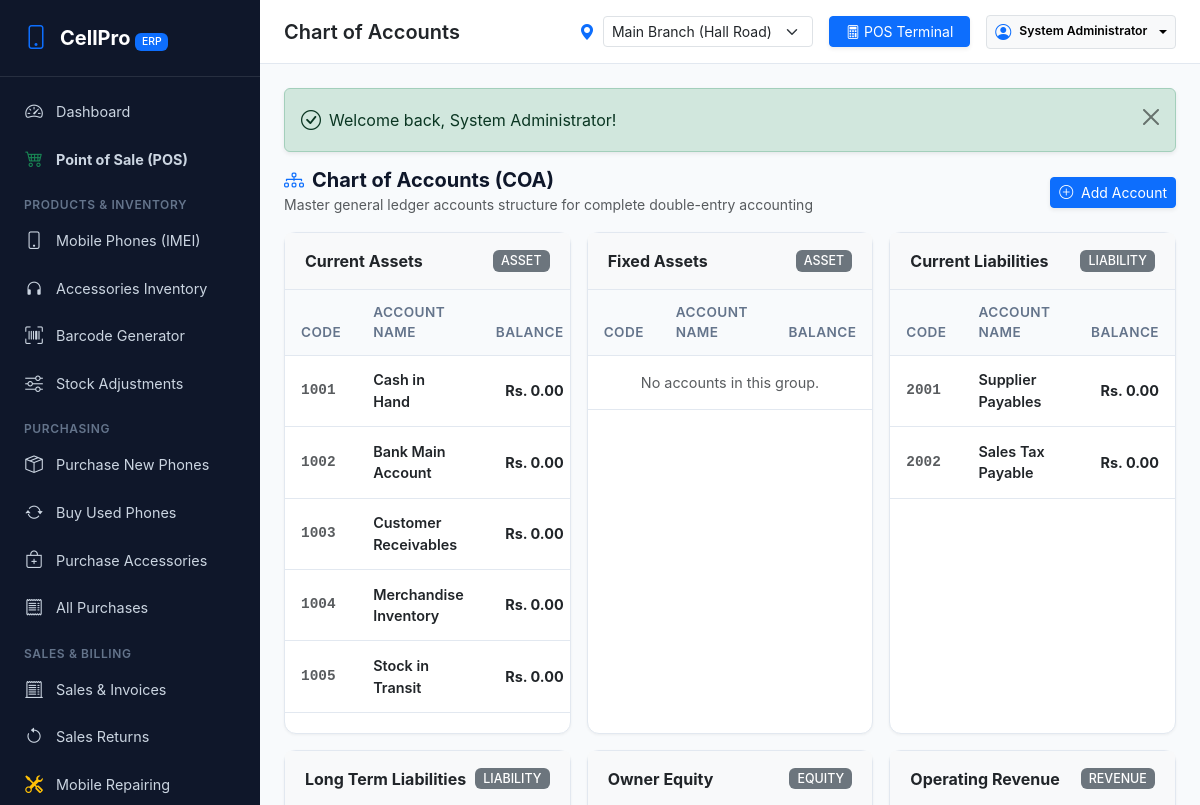
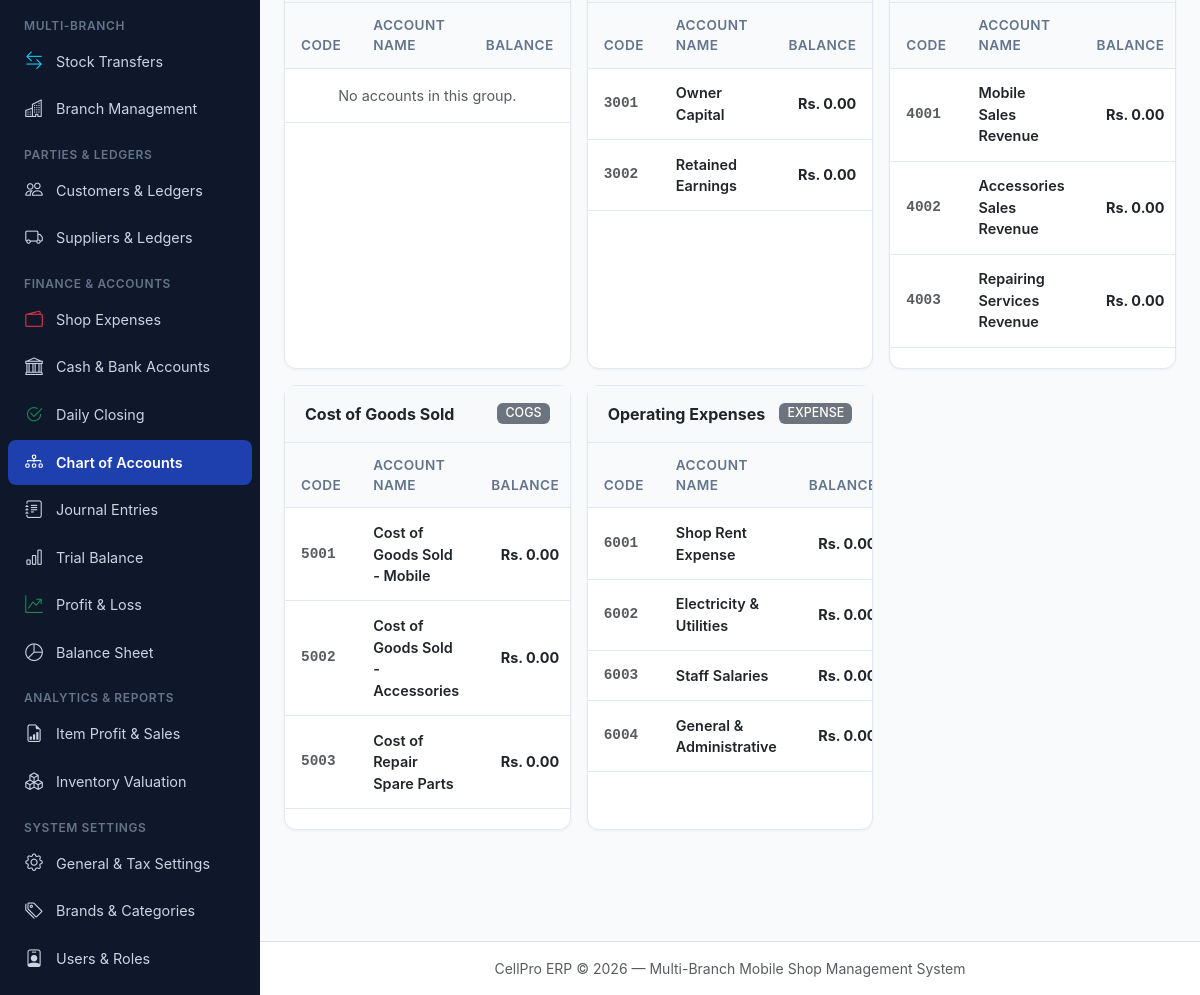
The app's page /accounting/coa.php (signed in) with its own data (2 pictures, top to bottom).
### tables this page shows
CREATE TABLE account_groups (
    id INT AUTO_INCREMENT PRIMARY KEY,
    name VARCHAR(50) NOT NULL,
    group_type ENUM('asset','liability','equity','revenue','cogs','expense') NOT NULL
);

CREATE TABLE accounts (
    id INT AUTO_INCREMENT PRIMARY KEY,
    group_id INT NOT NULL,
    branch_id INT DEFAULT NULL,  
    code VARCHAR(20) NOT NULL UNIQUE,
    name VARCHAR(100) NOT NULL,
    description VARCHAR(255) DEFAULT NULL,
    is_system TINYINT(1) DEFAULT 0,
    is_cash_bank TINYINT(1) DEFAULT 0,
    current_balance DECIMAL(14,2) DEFAULT 0.00,
    status ENUM('active','inactive') DEFAULT 'active',
    FOREIGN KEY (group_id) REFERENCES account_groups(id) ON DELETE RESTRICT
);

### accounting/coa.php (the view, shortened to what this page needs)
<?php
require_once __DIR__ . '/../includes/header.php';
$groups = $pdo->query("SELECT * FROM account_groups ORDER BY id ASC")->fetchAll();
?>
<div class="d-flex justify-content-between align-items-center mb-3">
    <div>
        <h5 class="fw-bold m-0"><i class="bi bi-diagram-3 text-primary me-2"></i>Chart of Accounts (COA)</h5>
        <small class="text-muted">Master general ledger accounts structure for complete double-entry accounting</small>
    </div>
    <button type="button" class="btn btn-primary btn-sm shadow-sm" data-toggle-panel="panel-new-account">
        <i class="bi bi-plus-circle me-1"></i> Add Account
    </button>
</div>
<div class="row g-3">
    <?php foreach ($groups as $g): ?>
        <?php
        $stmt = $pdo->prepare("SELECT * FROM accounts WHERE group_id = ? ORDER BY code ASC");
        $stmt->execute([$g['id']]);
        $accts = $stmt->fetchAll();
        ?>
        <div class="col-12 col-md-6 col-xl-4">
            <div class="card h-100">
                <div class="card-header bg-light d-flex justify-content-between align-items-center">
                    <span class="fw-bold text-dark"><?= htmlspecialchars($g['name']) ?></span>
                    <span class="badge bg-secondary text-uppercase"><?= $g['group_type'] ?></span>
                </div>
                <div class="card-body p-0">
                    <div class="table-responsive">
                        <table class="table table-sm table-hover align-middle mb-0">
                            <thead>
                                <tr>
                                    <th>Code</th>
                                    <th>Account Name</th>
                                    <th class="text-end">Balance</th>
                                </tr>
                            </thead>
                            <tbody>
                                <?php if (empty($accts)): ?>
                                    <tr><td colspan="3" class="text-center py-3 text-muted small">No accounts in this group.</td></tr>
                                <?php else: ?>
                                    <?php foreach ($accts as $a): ?>
                                        <tr>
                                            <td class="font-monospace fw-semibold small text-muted"><?= htmlspecialchars($a['code']) ?></td>
                                            <td>
                                                <a href="<?= BASE_URL ?>accounting/ledger.php?account_id=<?= $a['id'] ?>" class="fw-semibold text-dark text-decoration-none">
                                                    <?= htmlspecialchars($a['name']) ?>
                                                </a>
                                            </td>
                                            <td class="text-end fw-bold <?= $a['current_balance'] < 0 ? 'text-danger' : 'text-dark' ?>">
                                                <?= formatCurrency($a['current_balance']) ?>
                                            </td>
                                        </tr>
                                    <?php endforeach; ?>
                                <?php endif; ?>
                            </tbody>
                        </table>
                    </div>
                </div>
            </div>
        </div>
    <?php endforeach; ?>
</div>
<?php require_once __DIR__ . '/../includes/footer.php'; ?>

### assets/css/style.css (style rules this page uses)
:root { --cp-primary: #1e40af; --cp-primary-hover: #1d4ed8; --cp-secondary: #475569; --cp-success: #059669; --cp-info: #0284c7; --cp-warning: #d97706; --cp-danger: #dc2626; --cp-bg: #f8fafc; --cp-card-bg: #ffffff; --cp-border: #e2e8f0; --cp-text-main: #0f172a; --cp-text-muted: #64748b; --cp-sidebar-width: 260px; --cp-header-height: 64px; }
body { font-family: -apple-system, BlinkMacSystemFont, "Segoe UI", Roboto, Helvetica, Arial, sans-serif; background-color: var(--cp-bg); color: var(--cp-text-main); min-height: 100vh; overflow-x: hidden; }
.card { background: var(--cp-card-bg); border: 1px solid var(--cp-border); border-radius: 0.75rem; box-shadow: 0 1px 3px 0 rgba(0, 0, 0, 0.05); margin-bottom: 1.25rem; }
.card-header { background: transparent; border-bottom: 1px solid var(--cp-border); padding: 1rem 1.25rem; font-weight: 600; display: flex; align-items: center; justify-content: space-between; }
.table { margin-bottom: 0; }
.table th { font-weight: 600; font-size: 0.85rem; text-transform: uppercase; letter-spacing: 0.03em; color: var(--cp-text-muted); background: #f8fafc; border-bottom: 1px solid var(--cp-border); padding: 0.75rem 1rem; }
.table td { padding: 0.85rem 1rem; vertical-align: middle; font-size: 0.9rem; border-bottom: 1px solid var(--cp-border); }
.badge { font-weight: 500; padding: 0.35em 0.65em; font-size: 0.78rem; border-radius: 0.375rem; }

### records on screen
account_groups: name "Current Assets", group_type "ASSET"
accounts: code "1001", name "Cash in Hand", current_balance "Rs. 0.00"
accounts: code "1002", name "Bank Main Account", current_balance "Rs. 0.00"
accounts: code "1003", name "Customer Receivables", current_balance "Rs. 0.00"
accounts: code "1004", name "Merchandise Inventory", current_balance "Rs. 0.00"
accounts: code "1005", name "Stock in Transit", current_balance "Rs. 0.00"
account_groups: name "Fixed Assets", group_type "ASSET", shows "No accounts in this group."
account_groups: name "Current Liabilities", group_type "LIABILITY"
accounts: code "2001", name "Supplier Payables", current_balance "Rs. 0.00"
accounts: code "2002", name "Sales Tax Payable", current_balance "Rs. 0.00"
account_groups: name "Long Term Liabilities", group_type "LIABILITY", shows "No accounts in this group."
account_groups: name "Owner Equity", group_type "EQUITY"
accounts: code "3001", name "Owner Capital", current_balance "Rs. 0.00"
accounts: code "3002", name "Retained Earnings", current_balance "Rs. 0.00"
account_groups: name "Operating Revenue", group_type "REVENUE"
accounts: code "4001", name "Mobile Sales Revenue", current_balance "Rs. 0.00"
accounts: code "4002", name "Accessories Sales Revenue", current_balance "Rs. 0.00"
accounts: code "4003", name "Repairing Services Revenue", current_balance "Rs. 0.00"
account_groups: name "Cost of Goods Sold", group_type "COGS"
accounts: code "5001", name "Cost of Goods Sold - Mobile", current_balance "Rs. 0.00"
accounts: code "5002", name "Cost of Goods Sold - Accessories", current_balance "Rs. 0.00"
accounts: code "5003", name "Cost of Repair Spare Parts", current_balance "Rs. 0.00"
account_groups: name "Operating Expenses", group_type "EXPENSE"
accounts: code "6001", name "Shop Rent Expense", current_balance "Rs.…"
accounts: code "6002", name "Electricity & Utilities", current_balance "Rs.…"
accounts: code "6003", name "Staff Salaries", current_balance "Rs.…"
accounts: code "6004", name "General & Administrative", current_balance "Rs.…"

### other values on screen
$page_title "Chart of Accounts"
$user['name'] "System Administrator"
$f['message'] "Welcome back, System Administrator!"
form field value "Main Branch (Hall Road)"
